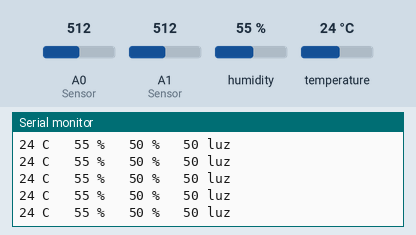
This sketch was run on a simulated Arduino Uno, built with avr-gcc and run on an emulated ATmega328P. Shown: the last lines printed to the serial monitor. Inputs (shaded band) come from the test bench; at power-on: A0 (Sensor) = 512, A1 (Sensor) = 512, humidity 55 %, temperature 24 °C.

Above: at 1.2 s.
1.3 s: A0 (Sensor) set to 114
At 2.3 s:
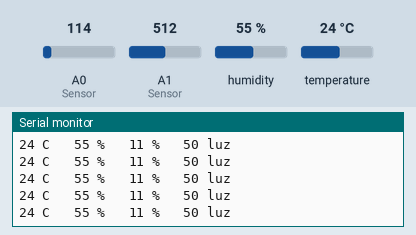
4.3 s: A0 (Sensor) set to 95
At 5.1 s:
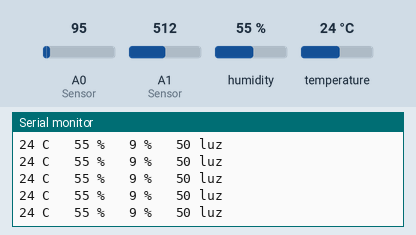
8.8 s: A1 (Sensor) set to 110
At 9.8 s:
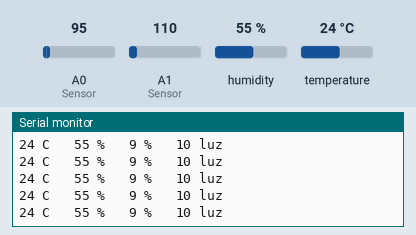
11.8 s: A1 (Sensor) set to 92
At 12.5 s:
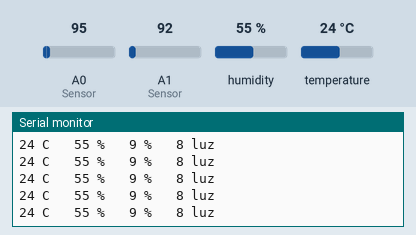
Timing chart, 0 to 14.8 s (numbered marks = the images above; inputs shaded):
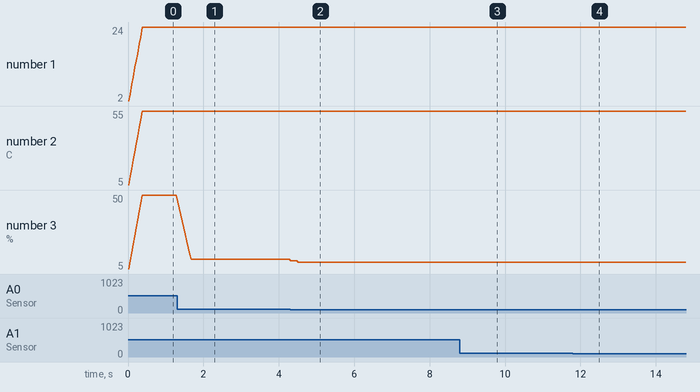

Measured:
- after the input at 1.3 s, the serial monitor: prints a new line at once (image 1)
- after the input at 4.3 s, the serial monitor: prints a new line at once (image 2)
- after the input at 8.8 s, the serial monitor: prints a new line at once (image 3)
- after the input at 11.8 s, the serial monitor: prints a new line at once (image 4)
- plotted number 3: 11 → 9 after the input at 4.3 s

The sketch:

ProjetoEstufa.ino
```cpp
/*=========================================================================

                        PROJETO ESTUFA CONTROLADA
                        Autor: Leandro Pradal Lopes
                        Engenharia de Controle e Automação
                        Data: 14 de Agosto de 2019

                        Lista de Sensores:
                        - DHT11 Sensor de Umidade do Ar e Temperatura
                        - Módulo Comparador LM393
                        - Sensor de Umidade do Solo
                        - LDR Sensor de Luminosidade

                        Versão 0.0.4

=========================================================================*/

/*=========================================================================
                           Bibliotecas Adicionais                        */

#include <dht.h>       //Lib. Sensor de Umidade e Temperatura DHT11

/*=========================================================================
                            Mapeamento de Hardware                       */

#define dht_pin 5              //Pino do Sinal do DHT11 ligado no digital 5
#define humSolo analogRead(A0) //Sinal do Sensor LM393 ligado no A0
#define ldr analogRead(A1)     //Sinal do Sensor LDR ligado no A1

/*=========================================================================
                            Declaração de Objetos                        */

dht DHT;              //Objeto para o Sensor

/*=========================================================================
                             Constantes Globais                          */

#define n 10           //Número de componentes da Média Móvel

/*=========================================================================
                              Variáveis Globais                          */

int temperatura = 0,    //Armazena a Temperatura em Inteiro
    umidadeAr = 0,      //Armazena a Umidade do Ar em Inteiro
    umidadeSolo = 0,    //Armazena a Umidade do Solo em Inteiro
    luminosidade = 0;   //Armazena a Luminosidade em Inteiro
int temperaturas[n],    //Vetor com os valores para a Média Móvel
    umidadesAr[n],      //Vetor com os valores para a Média Móvel
    umidadesSolo[n],    //Vetor com os valores para a Média Móvel
    luminosidades[n];   //Vetor com os valores para a Média Móvel


/*=========================================================================
                            Configurações Iniciais                       */
void setup() {
  Serial.begin(9600);   //Serial em Baud Rate de 9600 bpm

}
/*=========================================================================
                                 Loop Infinito                           */
void loop() {
  lerUmidTemp();
  lerUmidSolo();
  lerLuminosidade();
  movingAverage();
  displaySerial();
  delay(15);
}
/*=========================================================================
                               Métodos Adicionais                        */

void aquecer(){
  //instruções
}

void ventilar(){
  //instruções
}

void irrigar(){
  //instruções
}

void iluminar(){
  //instruções
}

void lerUmidTemp(){
  DHT.read11(dht_pin);
  temperatura = DHT.temperature;
  umidadeAr = DHT.humidity;
}

void lerUmidSolo(){
  umidadeSolo = map(humSolo, 0, 1023, 0, 100);
}

void lerLuminosidade(){
  luminosidade = map(ldr, 0, 1023, 0, 100);
}

void displaySerial(){
  Serial.print(temperatura);
  Serial.print(" C \t");
  Serial.print(umidadeAr);
  Serial.print(" % \t");
  Serial.print(umidadeSolo);
  Serial.print(" % \t");
  Serial.print(luminosidade);
  Serial.println(" luz");
}

void movingAverage(){
  long accT = 0;
  long accUA = 0;
  long accUS = 0;
  long accL = 0;

  for(int i = n-1; i > 0; i--){
    temperaturas[i] = temperaturas[i - 1];
    umidadesAr[i] = umidadesAr[i - 1];
    umidadesSolo[i] = umidadesSolo[i - 1];
    luminosidades[i] = luminosidades[i - 1];
  }

  temperaturas[0] = temperatura;
  umidadesAr[0] = umidadeAr;
  umidadesSolo[0] = umidadeSolo;
  luminosidades[0] = luminosidade;

  for(int i = 0; i < n; i++){
    accT += temperaturas[i];
    accUA += umidadesAr[i];
    accUS += umidadesSolo[i];
    accL += luminosidades[i];
  }

  temperatura = accT/n;
  umidadeAr = accUA/n;
  umidadeSolo = accUS/n;
  luminosidade = accL/n;
}
```
